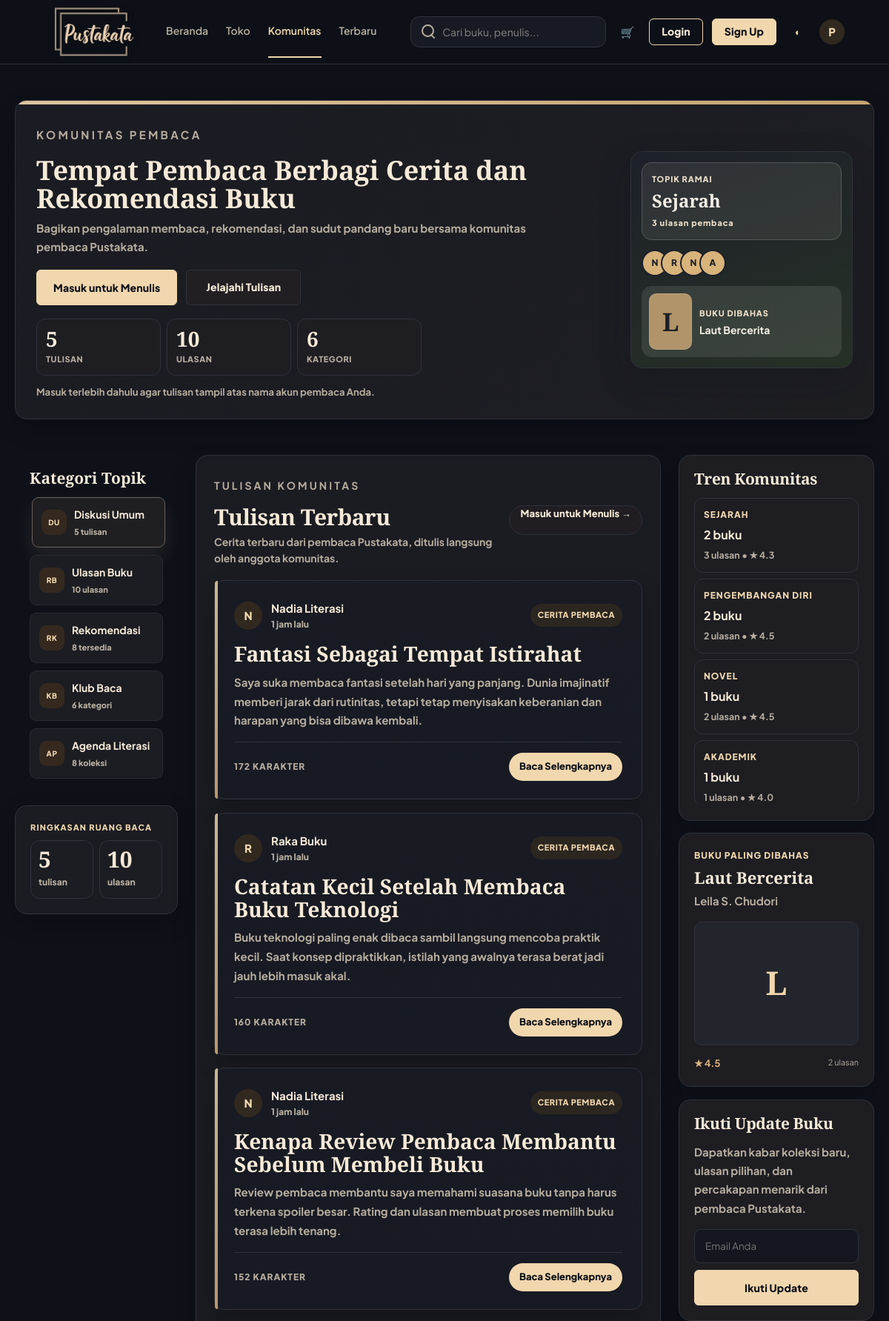
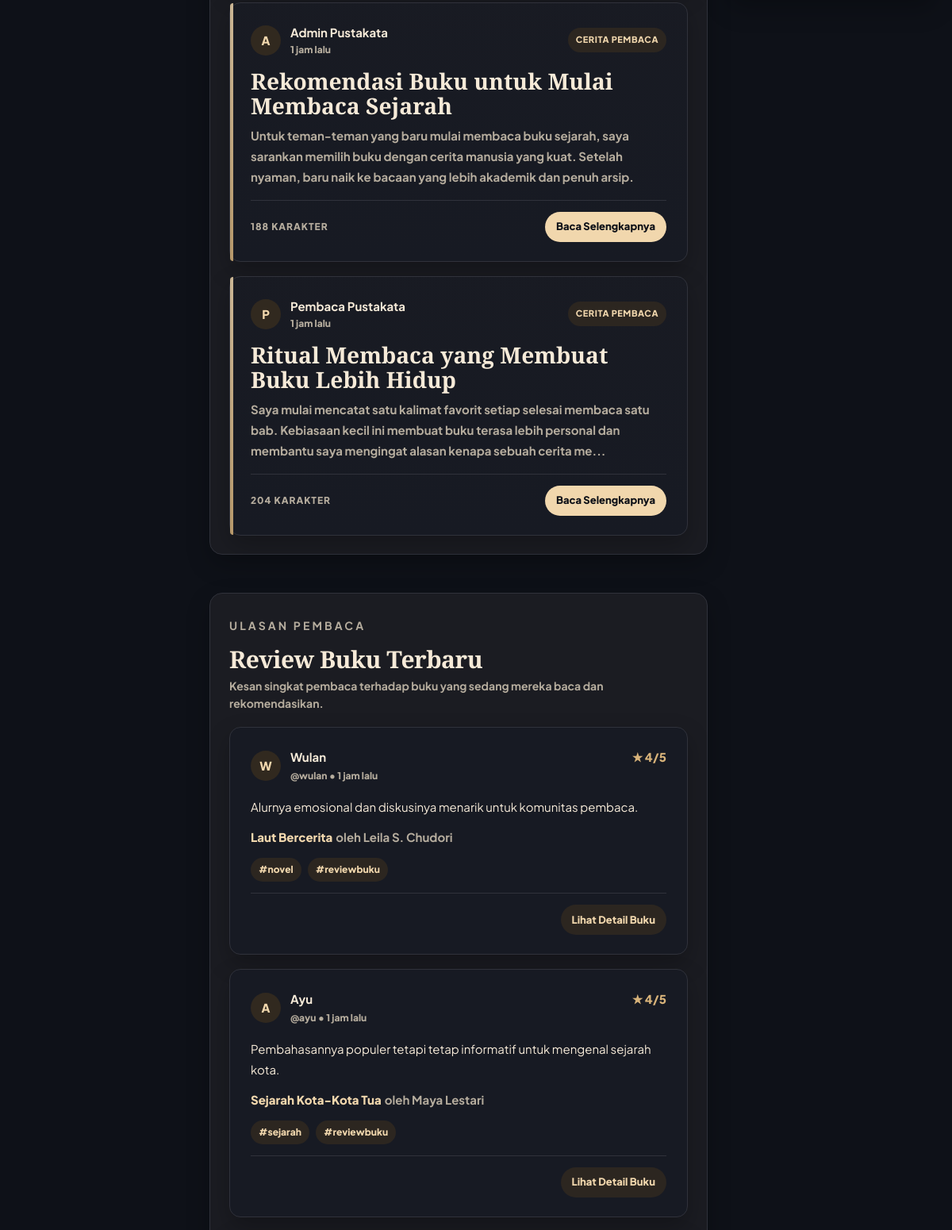
The page /community.php (upper part) on the database its author committed (2 pictures, top to bottom).
### tables this page shows
CREATE TABLE IF NOT EXISTS buku2 (
    id INT AUTO_INCREMENT PRIMARY KEY,
    judul VARCHAR(150) NOT NULL,
    penulis VARCHAR(120) NOT NULL,
    penerbit VARCHAR(120) NOT NULL,
    tahun_terbit YEAR NOT NULL,
    kategori VARCHAR(80) NOT NULL,
    harga INT NOT NULL DEFAULT 0,
    stok INT NOT NULL DEFAULT 0,
    gambar VARCHAR(255) DEFAULT NULL,
    deskripsi TEXT,
    created_at TIMESTAMP DEFAULT CURRENT_TIMESTAMP,
    INDEX idx_buku_kategori (kategori),
    INDEX idx_buku_judul (judul),
    INDEX idx_buku_kategori_id (kategori, id),
    INDEX idx_buku_stok (stok)
);

CREATE TABLE IF NOT EXISTS community_posts (
    id INT AUTO_INCREMENT PRIMARY KEY,
    user_id INT NOT NULL,
    title VARCHAR(150) NOT NULL,
    content TEXT NOT NULL,
    status ENUM('published','hidden') NOT NULL DEFAULT 'published',
    created_at TIMESTAMP DEFAULT CURRENT_TIMESTAMP,
    updated_at TIMESTAMP DEFAULT CURRENT_TIMESTAMP ON UPDATE CURRENT_TIMESTAMP,
    CONSTRAINT fk_community_posts_user
        FOREIGN KEY (user_id) REFERENCES users(id)
        ON DELETE CASCADE,
    INDEX idx_community_posts_status (status),
    INDEX idx_community_posts_user (user_id),
    INDEX idx_community_posts_status_created (status, created_at),
    INDEX idx_community_posts_user_created (user_id, created_at)
);

CREATE TABLE IF NOT EXISTS users (
    id INT AUTO_INCREMENT PRIMARY KEY,
    nama VARCHAR(100) NOT NULL,
    email VARCHAR(120) NOT NULL UNIQUE,
    password VARCHAR(255) NOT NULL,
    role ENUM('admin', 'user') NOT NULL DEFAULT 'user',
    created_at TIMESTAMP DEFAULT CURRENT_TIMESTAMP
);

CREATE TABLE IF NOT EXISTS reviews (
    id INT AUTO_INCREMENT PRIMARY KEY,
    buku_id INT NOT NULL,
    reviewer_name VARCHAR(100) NOT NULL,
    rating TINYINT NOT NULL,
    komentar TEXT,
    created_at TIMESTAMP DEFAULT CURRENT_TIMESTAMP,
    CONSTRAINT fk_reviews_buku
        FOREIGN KEY (buku_id) REFERENCES buku2(id)
        ON DELETE CASCADE,
    INDEX idx_reviews_buku (buku_id),
    INDEX idx_reviews_buku_created (buku_id, created_at)
);

### community.php (the view, shortened to what the rows shown need)
<?php
require_once __DIR__ . "/config/conn.php";
$communityPosts = [];
if (HAS_COMMUNITY_POSTS_TABLE) {
    $postResult = mysqli_query($conn, "SELECT cp.id, cp.title, cp.content, cp.status, cp.created_at, cp.updated_at, u.nama
        FROM community_posts cp
        INNER JOIN users u ON u.id = cp.user_id
        WHERE cp.status = 'published'
        ORDER BY cp.created_at DESC
        LIMIT 6");
    while ($row = mysqli_fetch_assoc($postResult)) {
        $communityPosts[] = $row;
    }
}
if (HAS_REVIEWS_TABLE) {
    $featuredResult = mysqli_query($conn, "SELECT b.id, b.judul, b.penulis, b.kategori, b.gambar,
            COUNT(r.id) AS review_count, COALESCE(ROUND(AVG(r.rating), 1), 0) AS avg_rating
        FROM buku2 b
        LEFT JOIN reviews r ON r.buku_id = b.id
        GROUP BY b.id, b.judul, b.penulis, b.penerbit, b.tahun_terbit, b.kategori, b.harga, b.stok, b.gambar, b.deskripsi, b.created_at
        ORDER BY review_count DESC, avg_rating DESC, b.id DESC
        LIMIT 1");
} else {
    $featuredResult = mysqli_query($conn, "SELECT id, judul, penulis, kategori, gambar, 0 AS review_count, 0 AS avg_rating
        FROM buku2
        ORDER BY id DESC
        LIMIT 1");
}
$featuredBook = mysqli_fetch_assoc($featuredResult);
$reviewFeedItems = [];
if (HAS_REVIEWS_TABLE) {
    $reviewResult = mysqli_query($conn, "SELECT r.id, r.reviewer_name, r.rating, r.komentar, r.created_at,
            b.id AS buku_id, b.judul, b.penulis, b.kategori, b.gambar
        FROM reviews r
        INNER JOIN buku2 b ON b.id = r.buku_id
        ORDER BY r.id DESC
        LIMIT 4");
    while ($row = mysqli_fetch_assoc($reviewResult)) {
        $reviewFeedItems[] = $row;
    }
}
function community_initial($name)
{
    $name = trim((string) $name);
    return $name !== '' ? strtoupper(substr($name, 0, 1)) : 'P';
}
function community_handle($name)
{
    $slug = preg_replace('/[^a-z0-9]+/', '', strtolower((string) $name));
    return '@' . ($slug !== '' ? $slug : 'reader');
}
function community_time_label($datetime)
{
    $timestamp = strtotime((string) $datetime);
    $diff = time() - $timestamp;
    if ($diff < 86400) {
        return floor($diff / 3600) . ' jam lalu';
    }
    return date('d M Y', $timestamp);
}
function community_excerpt($text, $limit = 190)
{
    $text = trim(preg_replace('/\s+/', ' ', strip_tags((string) $text)));
    if (strlen($text) <= $limit) {
        return $text;
    }
    return rtrim(substr($text, 0, $limit - 3)) . '...';
}
?>
<!DOCTYPE html>
<html lang="id" data-theme="dark">
<head>
    <link rel="stylesheet" href="<?= e(asset('css/style.css') . '?v=community-layout-2'); ?>">
</head>
<body>
    <main class="community-page">
        <div class="container community-layout">
            <aside class="community-sidebar reveal reveal-left" aria-label="Kategori komunitas">
                <div class="community-panel community-panel-plain">
                    <h2>Kategori Topik</h2>
                </div>
            </aside>
            <section class="community-main" aria-labelledby="communityTitle">
                <div class="community-hero community-panel reveal reveal-up">
                    <div class="community-hero-copy">
                        <h1 id="communityTitle">Tempat Pembaca Berbagi Cerita dan Rekomendasi Buku</h1>
                    </div>
                    <div class="community-hero-visual" aria-label="Sorotan komunitas">
                        <?php if ($featuredBook): ?>
                            <a class="community-hero-book" href="<?= e(url('shop/detail.php?id=' . urlencode($featuredBook['id']))); ?>">
                                <?php if (!empty($featuredBook['gambar'])): ?>
                                    <img src="<?= e(upload_url($featuredBook['gambar'])); ?>" alt="<?= e($featuredBook['judul']); ?>" decoding="async">
                                <?php else: ?>
                                    <span><?= e(community_initial($featuredBook['judul'])); ?></span>
                                <?php endif; ?>
                                <div>
                                    <small>Buku dibahas</small>
                                    <strong><?= e($featuredBook['judul']); ?></strong>
                                </div>
                            </a>
                        <?php endif; ?>
                    </div>
                </div>
                <section class="community-section reveal reveal-up" aria-labelledby="communityPostsTitle">
                    <div class="community-section-head">
                        <div>
                            <h2 id="communityPostsTitle">Tulisan Terbaru</h2>
                        </div>
                    </div>
                    <?php if (!HAS_COMMUNITY_POSTS_TABLE): ?>
                        <div class="community-empty community-empty-wide reveal reveal-up">
                            <h3>Ruang cerita sedang disiapkan</h3>
                            <p>Tulisan pembaca akan tampil di sini setelah fitur komunitas diaktifkan oleh pengelola.</p>
                        </div>
                    <?php elseif ($communityPosts): ?>
                        <div class="community-post-list" data-reveal-stagger>
                            <?php foreach ($communityPosts as $post): ?>
                                <article class="community-post-card reveal reveal-up">
                                    <div class="community-post-card-head">
                                        <div class="community-post-meta">
                                            <div class="avatar"><?= e(community_initial($post['nama'])); ?></div>
                                            <div>
                                                <strong><?= e($post['nama']); ?></strong>
                                                <small><?= e(community_time_label($post['created_at'])); ?></small>
                                            </div>
                                        </div>
                                        <span class="community-post-badge">Cerita Pembaca</span>
                                    </div>
                                    <h3><a href="<?= e(url('community-detail.php?id=' . urlencode($post['id']))); ?>"><?= e($post['title']); ?></a></h3>
                                    <p><?= e(community_excerpt($post['content'])); ?></p>
                                    <div class="community-post-footer">
                                        <span><?= e(strlen(strip_tags($post['content']))); ?> karakter</span>
                                        <a class="community-read-link" href="<?= e(url('community-detail.php?id=' . urlencode($post['id']))); ?>">Baca Selengkapnya</a>
                                    </div>
                                </article>
                            <?php endforeach; ?>
                        </div>
                    <?php endif; ?>
                </section>
                <section class="community-section reveal reveal-up" aria-labelledby="reviewFeedTitle">
                    <div class="community-section-head">
                        <div>
                            <h2 id="reviewFeedTitle">Review Buku Terbaru</h2>
                        </div>
                    </div>
                    <?php if ($reviewFeedItems): ?>
                        <div class="community-feed" data-reveal-stagger>
                            <?php foreach ($reviewFeedItems as $item): ?>
                                <article class="community-feed-card reveal reveal-up">
                                    <div class="feed-card-head">
                                        <div class="feed-author">
                                            <div class="avatar"><?= e(community_initial($item['reviewer_name'])); ?></div>
                                            <div>
                                                <strong><?= e($item['reviewer_name']); ?></strong>
                                                <small><?= e(community_handle($item['reviewer_name'])); ?> • <?= e(community_time_label($item['created_at'])); ?></small>
                                            </div>
                                        </div>
                                        <span class="feed-rating">★ <?= e($item['rating']); ?>/5</span>
                                    </div>
                                    <div class="feed-card-body">
                                        <p><?= e($item['komentar']); ?></p>
                                        <a href="<?= e(url('shop/detail.php?id=' . urlencode($item['buku_id']))); ?>" class="feed-book-link">
                                            <?= e($item['judul']); ?> <span>oleh <?= e($item['penulis']); ?></span>
                                        </a>
                                        <div class="feed-tags">
                                            <span>#<?= e(str_replace(' ', '', strtolower($item['kategori']))); ?></span>
                                            <span>#reviewbuku</span>
                                        </div>
                                        <div class="feed-card-footer">
                                            <a class="feed-detail-link" href="<?= e(url('shop/detail.php?id=' . urlencode($item['buku_id']))); ?>">Lihat Detail Buku</a>
                                        </div>
                                    </div>
                                </article>
                            <?php endforeach; ?>
                        </div>
                    <?php endif; ?>
                </section>
            </section>
            <aside class="community-rightbar reveal reveal-right" aria-label="Ringkasan komunitas">
                <section class="trend-card community-panel reveal reveal-up" id="trendCommunity">
                    <h2>Tren Komunitas</h2>
                </section>
                <?php if ($featuredBook): ?>
                    <article class="community-featured community-panel reveal reveal-up" id="featuredBook">
                        <span>Buku Paling Dibahas</span>
                        <h3><?= e($featuredBook['judul']); ?></h3>
                        <p><?= e($featuredBook['penulis']); ?></p>
                        <a href="<?= e(url('shop/detail.php?id=' . urlencode($featuredBook['id']))); ?>" class="featured-cover-link">
                            <?php if (!empty($featuredBook['gambar'])): ?>
                                <img src="<?= e(upload_url($featuredBook['gambar'])); ?>" alt="<?= e($featuredBook['judul']); ?>" loading="lazy" decoding="async">
                            <?php else: ?>
                                <div class="featured-cover-fallback"><?= e(community_initial($featuredBook['judul'])); ?></div>
                            <?php endif; ?>
                        </a>
                        <div class="featured-meta">
                            <strong>★ <?= e($featuredBook['avg_rating'] > 0 ? $featuredBook['avg_rating'] : 'Baru'); ?></strong>
                            <small><?= e($featuredBook['review_count']); ?> ulasan</small>
                        </div>
                    </article>
                <?php endif; ?>
                <section class="newsletter-card community-panel reveal reveal-up" id="newsletterCommunity">
                    <h2>Ikuti Update Buku</h2>
                </section>
            </aside>
        </div>
    </main>
</body>
</html>

### rows shown on the page
buku2: judul "L", judul "Laut Bercerita", penulis "Leila S. Chudori"
community_posts: user.nama "N", user.nama "Nadia Literasi", created_at "1 jam lalu", title "Fantasi Sebagai Tempat Istirahat", content "Saya suka membaca fantasi setelah hari yang panjang. Dunia imajinatif memberi jarak dari rutinitas, tetapi tetap menyisakan keberanian dan harapan yang bisa dibawa kembali.", content "172"
community_posts: user.nama "R", user.nama "Raka Buku", created_at "1 jam lalu", title "Catatan Kecil Setelah Membaca Buku Teknologi", content "Buku teknologi paling enak dibaca sambil langsung mencoba praktik kecil. Saat konsep dipraktikkan, istilah yang awalnya terasa berat jadi jauh lebih masuk akal.", content "160"
community_posts: user.nama "N", user.nama "Nadia Literasi", created_at "1 jam lalu", title "Kenapa Review Pembaca Membantu Sebelum Membeli Buku", content "Review pembaca membantu saya memahami suasana buku tanpa harus terkena spoiler besar. Rating dan ulasan membuat proses memilih buku terasa lebih tenang.", content "152"
community_posts: user.nama "A", user.nama "Admin Pustakata", created_at "1 jam lalu", title "Rekomendasi Buku untuk Mulai Membaca Sejarah", content "Untuk teman-teman yang baru mulai membaca buku sejarah, saya sarankan memilih buku dengan cerita manusia yang kuat. Setelah nyaman, baru naik ke bacaan yang lebih akademik dan penuh arsip.", content "188"
community_posts: user.nama "P", user.nama "Pembaca Pustakata", created_at "1 jam lalu", title "Ritual Membaca yang Membuat Buku Lebih Hidup", content "Saya mulai mencatat satu kalimat favorit setiap selesai membaca satu bab. Kebiasaan kecil ini membuat buku terasa lebih personal dan membantu saya mengingat alasan kenapa sebuah cerita me...", content "204"
reviews: reviewer_name "W", reviewer_name "Wulan", reviewer_name "@wulan", created_at "1 jam lalu", rating "4", komentar "Alurnya emosional dan diskusinya menarik untuk komunitas pembaca.", buku.judul "Laut Bercerita", buku.penulis "Leila S. Chudori", buku.kategori "novel"
reviews: reviewer_name "A", reviewer_name "Ayu", reviewer_name "@ayu", created_at "1 jam lalu", rating "4", komentar "Pembahasannya populer tetapi tetap informatif untuk mengenal sejarah kota.", buku.judul "Sejarah Kota-Kota Tua", buku.penulis "Maya Lestari", buku.kategori "sejarah"

### other values the page prints
$item['icon'] "DU"
$item['label'] "Diskusi Umum"
$item['count'] "5 tulisan"
$item['icon'] "RB"
$item['label'] "Ulasan Buku"
$item['count'] "10 ulasan"
$item['icon'] "RK"
$item['label'] "Rekomendasi"
$item['count'] "8 tersedia"
$item['icon'] "KB"
$item['label'] "Klub Baca"
$item['count'] "6 kategori"
$item['icon'] "AP"
$item['label'] "Agenda Literasi"
$item['count'] "8 koleksi"
